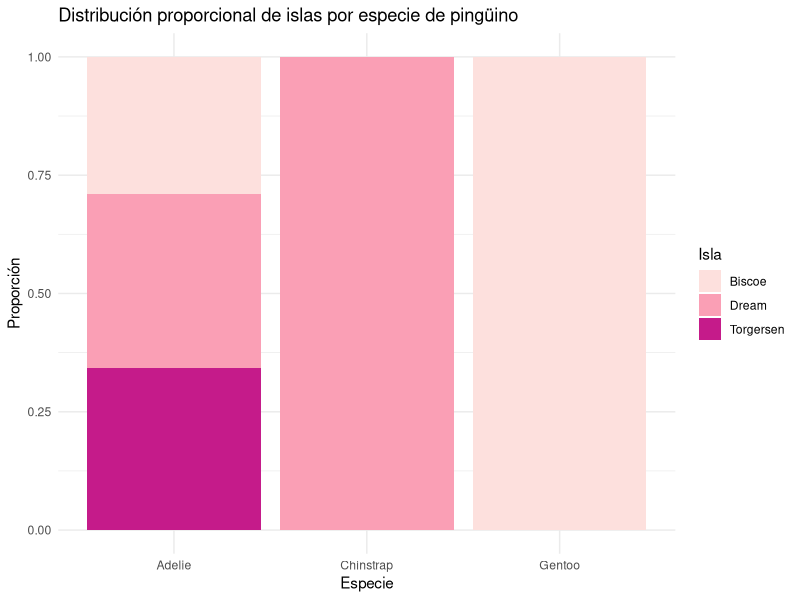

Generate this figure with R:
# Mi tema favorito son graficos 
library(tidyverse)

penguins %>% 
  ggplot(aes(x = species, fill = island)) +
  geom_bar(position = "fill")  + # hace que se vean como proporciones
  theme_minimal() +
  scale_fill_brewer(palette = "RdPu") +
  labs(
    title = "Distribución proporcional de islas por especie de pingüino",
    x = "Especie",
    y = "Proporción",
    fill = "Isla"
  )
